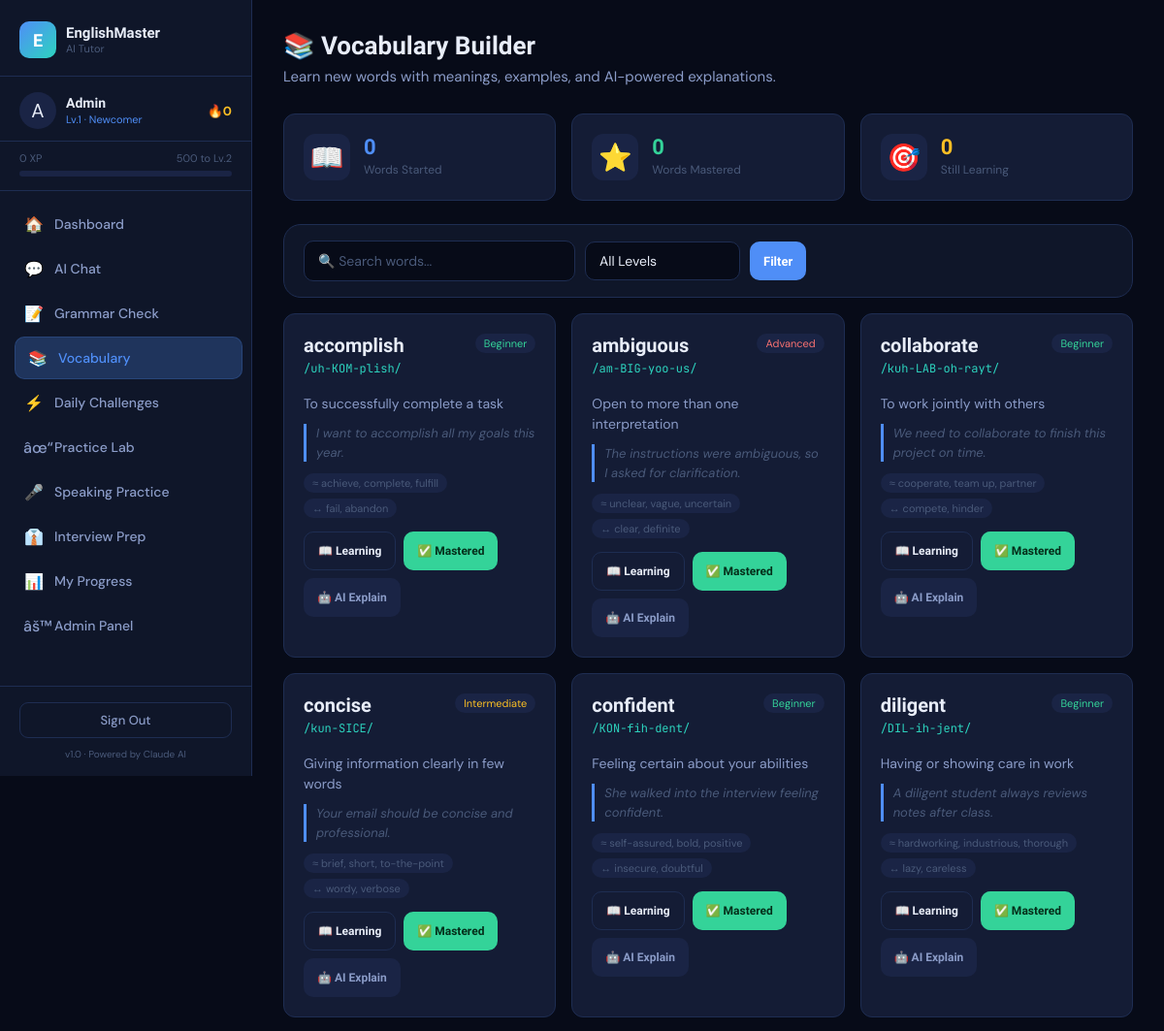
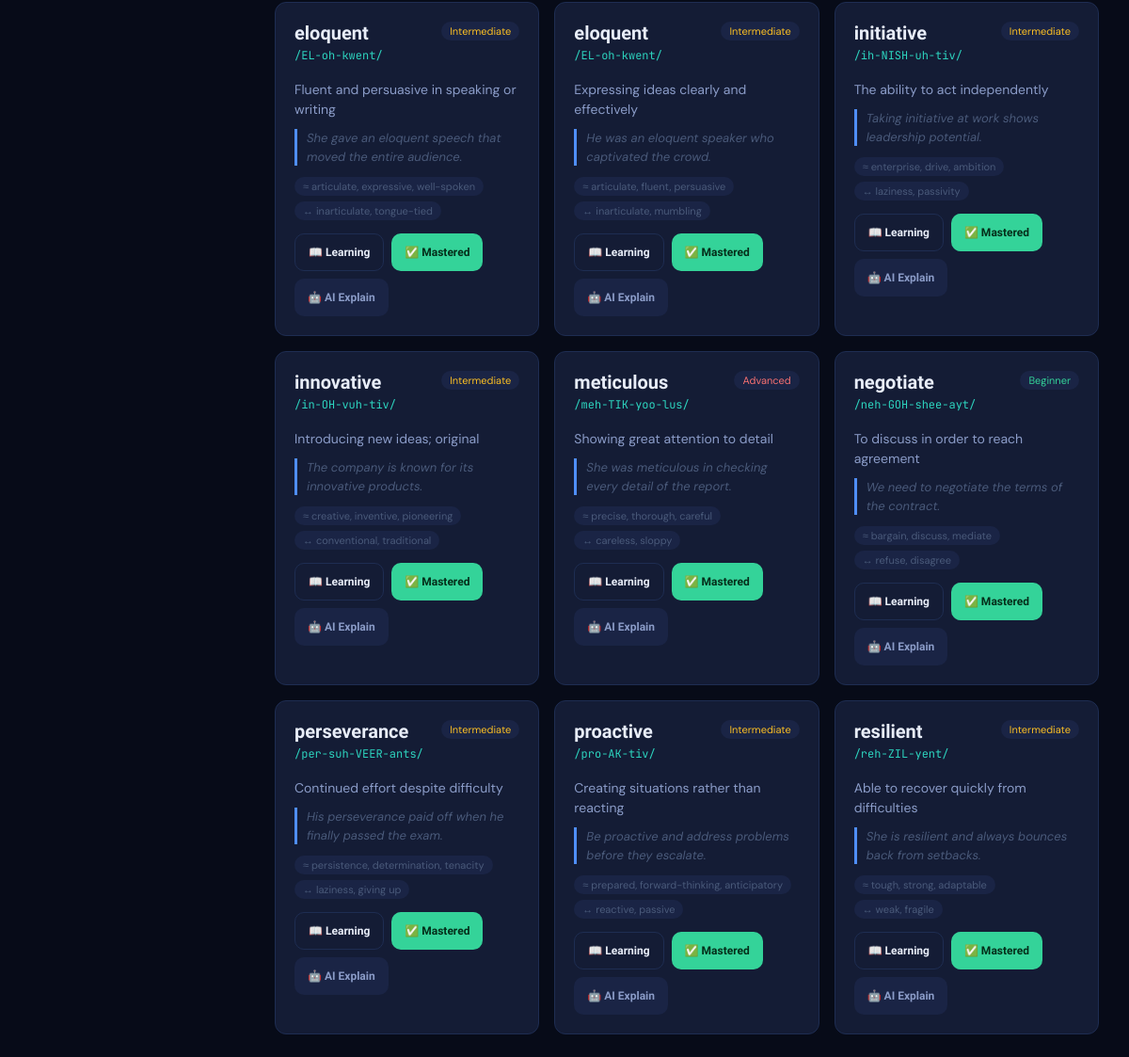
/vocabulary.php (signed in), run on the app's committed database (2 pictures, top to bottom).
### tables this page shows
CREATE TABLE IF NOT EXISTS users (
    id INT AUTO_INCREMENT PRIMARY KEY,
    name VARCHAR(100) NOT NULL,
    email VARCHAR(150) UNIQUE NOT NULL,
    password VARCHAR(255) NOT NULL,
    level INT DEFAULT 1,
    xp INT DEFAULT 0,
    streak INT DEFAULT 0,
    last_active DATE,
    avatar VARCHAR(10) DEFAULT '🧑',
    english_level ENUM('beginner','intermediate','advanced') DEFAULT 'beginner',
    role ENUM('user','admin') NOT NULL DEFAULT 'user',
    created_at TIMESTAMP DEFAULT CURRENT_TIMESTAMP
);

CREATE TABLE IF NOT EXISTS vocabulary (
    id INT AUTO_INCREMENT PRIMARY KEY,
    word VARCHAR(100) NOT NULL,
    meaning TEXT NOT NULL,
    synonyms VARCHAR(255),
    antonyms VARCHAR(255),
    pronunciation VARCHAR(100),
    example_sentence TEXT,
    difficulty ENUM('beginner','intermediate','advanced') DEFAULT 'beginner',
    category VARCHAR(50) DEFAULT 'general',
    created_at TIMESTAMP DEFAULT CURRENT_TIMESTAMP
);

### config.php (called while the page is built, shortened)
<?php
function db() {
    static $conn = null;
    if ($conn === null) {
        $conn = new mysqli(DB_HOST, DB_USER, DB_PASS, DB_NAME);
        $conn->set_charset('utf8mb4');
    }
    return $conn;
}
function isAdmin($user = null) {
    return $user && (($user['role'] ?? 'user') === 'admin');
}
function currentUser() {
    $db = db();
    $uid = (int)$_SESSION['uid'];
    $r = $db->query("SELECT * FROM users WHERE id = $uid LIMIT 1");
    return $r ? $r->fetch_assoc() : null;
}
function clean($str) {
    return htmlspecialchars(strip_tags(trim($str)), ENT_QUOTES, 'UTF-8');
}
function levelName($level) {
    if ($level <= 2)  return 'Newcomer';
    return 'English Master';
}
function xpToNextLevel($xp) {
    $currentLevel = max(1, (int)floor($xp / 500) + 1);
    $nextLevelXP = $currentLevel * 500;
    $progress = (($xp % 500) / 500) * 100;
    return ['next' => $nextLevelXP, 'progress' => round($progress), 'needed' => $nextLevelXP - $xp];
}
?>

### vocabulary.php (the view, shortened to what this page needs)
<?php
require_once 'config.php';
$db = db();
$uid = (int)$_SESSION['uid'];
$search = trim($_GET['search'] ?? '');
$difficulty = $_GET['difficulty'] ?? 'all';
$where = ['1=1'];
$whereStr = implode(' AND ', $where);
$vocab = $db->query("
    SELECT v.*, uv.status, uv.review_count
    FROM vocabulary v
    LEFT JOIN user_vocabulary uv ON v.id=uv.word_id AND uv.user_id=$uid
    WHERE $whereStr
    ORDER BY v.word ASC
    LIMIT 50
");
$stats = $db->query("SELECT status, COUNT(*) as cnt FROM user_vocabulary WHERE user_id=$uid GROUP BY status")->fetch_all(MYSQLI_ASSOC);
$statMap = array_column($stats, 'cnt', 'status');
include 'includes/header.php';
?>
<div class="page-header flex-between" style="flex-wrap:wrap;gap:12px;">
  <div>
    <h1>📚 Vocabulary Builder</h1>
    <p>Learn new words with meanings, examples, and AI-powered explanations.</p>
  </div>
</div>
<div class="grid-3 mb-24">
  <div class="stat-card">
    <div class="stat-icon">📖</div>
    <div>
      <div class="stat-val" style="color:var(--blue)"><?= ($statMap['learning'] ?? 0) + ($statMap['mastered'] ?? 0) ?></div>
      <div class="stat-label">Words Started</div>
    </div>
  </div>
  <div class="stat-card">
    <div class="stat-icon">⭐</div>
    <div>
      <div class="stat-val" style="color:var(--green)"><?= $statMap['mastered'] ?? 0 ?></div>
      <div class="stat-label">Words Mastered</div>
    </div>
  </div>
  <div class="stat-card">
    <div class="stat-icon">🎯</div>
    <div>
      <div class="stat-val" style="color:var(--yellow)"><?= $statMap['learning'] ?? 0 ?></div>
      <div class="stat-label">Still Learning</div>
    </div>
  </div>
</div>
<div class="card mb-16" style="padding:16px 20px;">
  <form method="GET" class="vocab-filter-bar" style="display:flex;gap:10px;flex-wrap:wrap;align-items:center;">
    <input type="text" name="search" class="form-control" style="flex:1;min-width:180px;max-width:280px" placeholder="🔍 Search words..." value="<?= clean($search) ?>">
    <select name="difficulty" class="form-control" style="width:160px">
      <option value="all" <?= $difficulty==='all'?'selected':'' ?>>All Levels</option>
    </select>
    <button type="submit" class="btn btn-primary btn-sm">Filter</button>
  </form>
</div>
<?php if ($vocab && $vocab->num_rows > 0): ?>
<div class="grid-3" style="gap:16px;">
  <?php while ($w = $vocab->fetch_assoc()):
    $status = $w['status'] ?? 'new';
  ?>
  <div class="vocab-card" id="card-<?= $w['id'] ?>">
    <div style="display:flex;justify-content:space-between;align-items:flex-start;margin-bottom:8px;">
      <div>
        <div class="vocab-word"><?= clean($w['word']) ?></div>
        <?php if ($w['pronunciation']): ?>
        <div class="vocab-pron">/<?= clean($w['pronunciation']) ?>/</div>
        <?php endif; ?>
      </div>
      <span style="font-size:11px;padding:3px 9px;border-radius:99px;background:var(--bg-hover);"
            class="diff-<?= $w['difficulty'] ?>">
        <?= ucfirst($w['difficulty']) ?>
      </span>
    </div>
    <div class="vocab-meaning"><?= clean($w['meaning']) ?></div>
    <?php if ($w['example_sentence']): ?>
    <div class="vocab-example"><?= clean($w['example_sentence']) ?></div>
    <?php endif; ?>
    <div class="vocab-tags">
      <?php if ($w['synonyms']): ?>
      <span class="vocab-tag">≈ <?= clean($w['synonyms']) ?></span>
      <?php endif; ?>
      <?php if ($w['antonyms']): ?>
      <span class="vocab-tag">↔ <?= clean($w['antonyms']) ?></span>
      <?php endif; ?>
    </div>
    <div style="display:flex;gap:8px;margin-top:14px;flex-wrap:wrap;">
      <?php if ($status !== 'mastered'): ?>
      <button class="btn btn-outline btn-sm" onclick="markWord(<?= $w['id'] ?>,'learning')" style="font-size:12px" id="btn-learn-<?= $w['id'] ?>">
        📖 Learning
      </button>
      <button class="btn btn-success btn-sm" onclick="markWord(<?= $w['id'] ?>,'mastered')" style="font-size:12px" id="btn-master-<?= $w['id'] ?>">
        ✅ Mastered
      </button>
      <?php else: ?>
      <span style="font-size:12px;color:var(--green);font-weight:700">✅ Mastered! +20 XP</span>
      <?php endif; ?>
      <button class="btn btn-ghost btn-sm" onclick="aiExplain('<?= addslashes($w['word']) ?>',<?= $w['id'] ?>)" style="font-size:12px">
        🤖 AI Explain
      </button>
    </div>
  </div>
  <?php endwhile; ?>
</div>
<?php endif; ?>
<?php include 'includes/footer.php'; ?>

### includes/header.php (shortened to what this page needs)
<?php
$user = currentUser();
$xpInfo = $user ? xpToNextLevel($user['xp']) : null;
$currentPage = basename($_SERVER['PHP_SELF'], '.php');
?>
<!DOCTYPE html>
<html lang="en">
<head>
<link rel="stylesheet" href="<?= APP_URL ?>/assets/style.css">
</head>
<body>
<div class="app-layout">
  <aside class="sidebar" id="sidebar">
    <div class="sidebar-logo">
      <div class="logo-icon">E</div>
      <div class="logo-text">
        <span class="logo-name">EnglishMaster</span>
        <span class="logo-tag">AI Tutor</span>
      </div>
    </div>
    <?php if ($user): ?>
    <div class="sidebar-user">
      <div class="user-avatar"><?= $user['avatar'] ?></div>
      <div class="user-info">
        <div class="user-name"><?= clean($user['name']) ?></div>
        <div class="user-level">Lv.<?= $user['level'] ?> · <?= levelName($user['level']) ?></div>
      </div>
      <div class="user-streak">🔥<?= $user['streak'] ?></div>
    </div>
    <div class="xp-bar-wrap">
      <div class="xp-bar-label">
        <span><?= number_format($user['xp']) ?> XP</span>
        <span><?= $xpInfo['needed'] ?> to Lv.<?= $user['level']+1 ?></span>
      </div>
      <div class="xp-bar">
      </div>
    </div>
    <nav class="sidebar-nav">
      <a href="<?= APP_URL ?>/dashboard.php" class="nav-item <?= $currentPage==='dashboard'?'active':'' ?>">
        <span class="nav-icon">🏠</span><span class="nav-label">Dashboard</span>
      </a>
      <a href="<?= APP_URL ?>/chat.php" class="nav-item <?= $currentPage==='chat'?'active':'' ?>">
        <span class="nav-icon">💬</span><span class="nav-label">AI Chat</span>
      </a>
      <a href="<?= APP_URL ?>/grammar.php" class="nav-item <?= $currentPage==='grammar'?'active':'' ?>">
        <span class="nav-icon">📝</span><span class="nav-label">Grammar Check</span>
      </a>
      <a href="<?= APP_URL ?>/vocabulary.php" class="nav-item <?= $currentPage==='vocabulary'?'active':'' ?>">
        <span class="nav-icon">📚</span><span class="nav-label">Vocabulary</span>
      </a>
      <a href="<?= APP_URL ?>/challenges.php" class="nav-item <?= $currentPage==='challenges'?'active':'' ?>">
        <span class="nav-icon">⚡</span><span class="nav-label">Daily Challenges</span>
      </a>
      <a href="<?= APP_URL ?>/practice.php" class="nav-item <?= $currentPage==='practice'?'active':'' ?>">
        <span class="nav-icon">âœ“</span><span class="nav-label">Practice Lab</span>
      </a>
      <a href="<?= APP_URL ?>/speaking.php" class="nav-item <?= $currentPage==='speaking'?'active':'' ?>">
        <span class="nav-icon">🎤</span><span class="nav-label">Speaking Practice</span>
      </a>
      <a href="<?= APP_URL ?>/interview.php" class="nav-item <?= $currentPage==='interview'?'active':'' ?>">
        <span class="nav-icon">👔</span><span class="nav-label">Interview Prep</span>
      </a>
      <a href="<?= APP_URL ?>/progress.php" class="nav-item <?= $currentPage==='progress'?'active':'' ?>">
        <span class="nav-icon">📊</span><span class="nav-label">My Progress</span>
      </a>
      <?php if (isAdmin($user)): ?>
      <a href="<?= APP_URL ?>/admin.php" class="nav-item <?= $currentPage==='admin'?'active':'' ?>">
        <span class="nav-icon">âš™</span><span class="nav-label">Admin Panel</span>
      </a>
      <?php endif; ?>
    </nav>
    <?php endif; ?>
    <div class="sidebar-bottom">
      <?php if ($user): ?>
      <a href="<?= APP_URL ?>/logout.php" class="logout-btn">Sign Out</a>
      <?php endif; ?>
      <div class="sidebar-version">v1.0 · Powered by Claude AI</div>
    </div>
  </aside>
  <main class="main-content">

### data on the page
users: avatar "A", name "Admin", level "1", level "Newcomer", streak "0", xp "0", xp "500", $user['level']+1 "2"
vocabulary: word "accomplish", pronunciation "uh-KOM-plish", difficulty "Beginner", meaning "To successfully complete a task", example_sentence "I want to accomplish all my goals this year.", synonyms "achieve, complete, fulfill", antonyms "fail, abandon"
vocabulary: word "ambiguous", pronunciation "am-BIG-yoo-us", difficulty "Advanced", meaning "Open to more than one interpretation", example_sentence "The instructions were ambiguous, so I asked for clarification.", synonyms "unclear, vague, uncertain", antonyms "clear, definite"
vocabulary: word "collaborate", pronunciation "kuh-LAB-oh-rayt", difficulty "Beginner", meaning "To work jointly with others", example_sentence "We need to collaborate to finish this project on time.", synonyms "cooperate, team up, partner", antonyms "compete, hinder"
vocabulary: word "concise", pronunciation "kun-SICE", difficulty "Intermediate", meaning "Giving information clearly in few words", example_sentence "Your email should be concise and professional.", synonyms "brief, short, to-the-point", antonyms "wordy, verbose"
vocabulary: word "confident", pronunciation "KON-fih-dent", difficulty "Beginner", meaning "Feeling certain about your abilities", example_sentence "She walked into the interview feeling confident.", synonyms "self-assured, bold, positive", antonyms "insecure, doubtful"
vocabulary: word "diligent", pronunciation "DIL-ih-jent", difficulty "Beginner", meaning "Having or showing care in work", example_sentence "A diligent student always reviews notes after class.", synonyms "hardworking, industrious, thorough", antonyms "lazy, careless"
vocabulary: word "eloquent", pronunciation "EL-oh-kwent", difficulty "Intermediate", meaning "Fluent and persuasive in speaking or writing", example_sentence "She gave an eloquent speech that moved the entire audience.", synonyms "articulate, expressive, well-spoken", antonyms "inarticulate, tongue-tied"
vocabulary: word "eloquent", pronunciation "EL-oh-kwent", difficulty "Intermediate", meaning "Expressing ideas clearly and effectively", example_sentence "He was an eloquent speaker who captivated the crowd.", synonyms "articulate, fluent, persuasive", antonyms "inarticulate, mumbling"
vocabulary: word "initiative", pronunciation "ih-NISH-uh-tiv", difficulty "Intermediate", meaning "The ability to act independently", example_sentence "Taking initiative at work shows leadership potential.", synonyms "enterprise, drive, ambition", antonyms "laziness, passivity"
vocabulary: word "innovative", pronunciation "in-OH-vuh-tiv", difficulty "Intermediate", meaning "Introducing new ideas; original", example_sentence "The company is known for its innovative products.", synonyms "creative, inventive, pioneering", antonyms "conventional, traditional"
vocabulary: word "meticulous", pronunciation "meh-TIK-yoo-lus", difficulty "Advanced", meaning "Showing great attention to detail", example_sentence "She was meticulous in checking every detail of the report.", synonyms "precise, thorough, careful", antonyms "careless, sloppy"
vocabulary: word "negotiate", pronunciation "neh-GOH-shee-ayt", difficulty "Beginner", meaning "To discuss in order to reach agreement", example_sentence "We need to negotiate the terms of the contract.", synonyms "bargain, discuss, mediate", antonyms "refuse, disagree"
vocabulary: word "perseverance", pronunciation "per-suh-VEER-ants", difficulty "Intermediate", meaning "Continued effort despite difficulty", example_sentence "His perseverance paid off when he finally passed the exam.", synonyms "persistence, determination, tenacity", antonyms "laziness, giving up"
vocabulary: word "proactive", pronunciation "pro-AK-tiv", difficulty "Intermediate", meaning "Creating situations rather than reacting", example_sentence "Be proactive and address problems before they escalate.", synonyms "prepared, forward-thinking, anticipatory", antonyms "reactive, passive"
vocabulary: word "resilient", pronunciation "reh-ZIL-yent", difficulty "Intermediate", meaning "Able to recover quickly from difficulties", example_sentence "She is resilient and always bounces back from setbacks.", synonyms "tough, strong, adaptable", antonyms "weak, fragile"

### other printed values
$statMap['mastered'] "0"
$statMap['learning'] "0"
